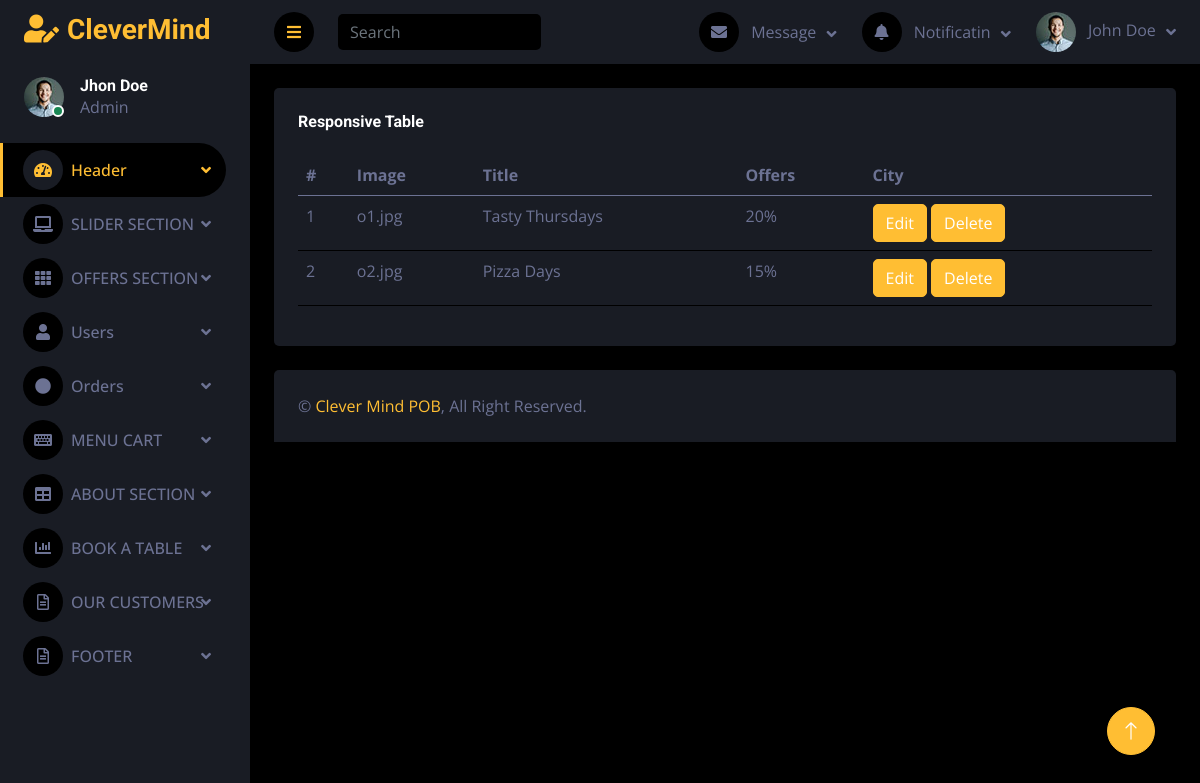
Page /darkpan-1.0.0/view_all_offer.php on the committed database.
### tables this page shows
CREATE TABLE `offers` (
  `id` int(100) NOT NULL,
  `image` varchar(250) NOT NULL,
  `title` varchar(250) NOT NULL,
  `offers` varchar(250) NOT NULL
);

### darkpan-1.0.0/view_all_offer.php (the view, shortened to what this page needs)
<?php
require_once("conn.php");
?>
<!DOCTYPE html>
<html lang="en">
<head>
    <link href="https://cdnjs.cloudflare.com/ajax/libs/font-awesome/5.10.0/css/all.min.css" rel="stylesheet">
    <link href="https://cdn.jsdelivr.net/npm/bootstrap-icons@1.4.1/font/bootstrap-icons.css" rel="stylesheet">
    <link href="lib/owlcarousel/assets/owl.carousel.min.css" rel="stylesheet">
    <link href="lib/tempusdominus/css/tempusdominus-bootstrap-4.min.css" rel="stylesheet" />
    <link href="css/bootstrap.min.css" rel="stylesheet">
    <link href="css/style.css" rel="stylesheet">
</head>
<body>
    <div class="container-fluid position-relative d-flex p-0">
        <div class="sidebar pe-4 pb-3">
            <nav class="navbar bg-secondary navbar-dark">
                <a href="index.html" class="navbar-brand mx-4 mb-3">
                    <h3 class="text-primary"><i class="fa fa-user-edit me-2"></i>CleverMind</h3>
                </a>
                <div class="d-flex align-items-center ms-4 mb-4">
                    <div class="position-relative">
                        <img class="rounded-circle" src="img/user.jpg" alt="" style="width: 40px; height: 40px;">
                        <div class="bg-success rounded-circle border border-2 border-white position-absolute end-0 bottom-0 p-1"></div>
                    </div>
                    <div class="ms-3">
                        <h6 class="mb-0">Jhon Doe</h6>
                        <span>Admin</span>
                    </div>
                </div>
                <div class="navbar-nav w-100">
                <div class="nav-item dropdown">
                    <a href="index.html" class="nav-link dropdown-toggle active" data-bs-toggle="dropdown"><i class="fa fa-tachometer-alt me-2"></i>Header</a>
                </div>
                <div class="nav-item dropdown">
                    <a href="#" class="nav-link dropdown-toggle" data-bs-toggle="dropdown"><i class="fa fa-laptop me-2"></i>SLIDER SECTION</a>
                </div>
                <div class="nav-item dropdown">
                    <a href="widget.html" class="nav-link dropdown-toggle " data-bs-toggle="dropdown"><i class="fa fa-th me-2"></i>OFFERS SECTION</a>
                </div>
                <div class="nav-item dropdown">
                    <a href="widget.html" class="nav-link dropdown-toggle " data-bs-toggle="dropdown"><i class="fa fa-user me-2"></i>Users</a>
                </div>
                <div class="nav-item dropdown">
                    <a href="widget.html" class="nav-link dropdown-toggle " data-bs-toggle="dropdown"><i class="fa fa-circle me-2"></i>Orders</a>
                </div>
                <div class="nav-item dropdown">
                    <a href="form.html" class="nav-link dropdown-toggle " data-bs-toggle="dropdown"><i class="fa fa-keyboard me-2"></i>MENU CART</a>
                </div>
                <div class="nav-item dropdown">
                    <a href="table.html" class="nav-link dropdown-toggle " data-bs-toggle="dropdown"><i class="fa fa-table me-2"></i>ABOUT SECTION</a>
                </div>
                <div class="nav-item dropdown">
                    <a href="chart.html" class="nav-link dropdown-toggle " data-bs-toggle="dropdown"><i class="fa fa-chart-bar me-2"></i>BOOK A TABLE</a>
                </div>
                <div class="nav-item dropdown">
                    <a href="#" class="nav-link dropdown-toggle" data-bs-toggle="dropdown"><i class="far fa-file-alt me-2"></i>OUR CUSTOMERS</a>
                </div>
                <div class="nav-item dropdown">
                    <a href="#" class="nav-link dropdown-toggle" data-bs-toggle="dropdown"><i class="far fa-file-alt me-2"></i>FOOTER</a>
                </div>
            </div>
            </nav>
        </div>
        <div class="content">
            <nav class="navbar navbar-expand bg-secondary navbar-dark sticky-top px-4 py-0">
                <a href="#" class="sidebar-toggler flex-shrink-0">
                    <i class="fa fa-bars"></i>
                </a>
                <form class="d-none d-md-flex ms-4">
                    <input class="form-control bg-dark border-0" type="search" placeholder="Search">
                </form>
                <div class="navbar-nav align-items-center ms-auto">
                    <div class="nav-item dropdown">
                        <a href="#" class="nav-link dropdown-toggle" data-bs-toggle="dropdown">
                            <i class="fa fa-envelope me-lg-2"></i>
                            <span class="d-none d-lg-inline-flex">Message</span>
                        </a>
                    </div>
                    <div class="nav-item dropdown">
                        <a href="#" class="nav-link dropdown-toggle" data-bs-toggle="dropdown">
                            <i class="fa fa-bell me-lg-2"></i>
                            <span class="d-none d-lg-inline-flex">Notificatin</span>
                        </a>
                    </div>
                    <div class="nav-item dropdown">
                        <a href="#" class="nav-link dropdown-toggle" data-bs-toggle="dropdown">
                            <img class="rounded-circle me-lg-2" src="img/user.jpg" alt="" style="width: 40px; height: 40px;">
                            <span class="d-none d-lg-inline-flex">John Doe</span>
                        </a>
                    </div>
                </div>
            </nav>
            <div class="container-fluid pt-4 px-4">
                <div class="row g-4">
                    <div class="col-12">
                        <div class="bg-secondary rounded h-100 p-4">
                            <h6 class="mb-4">Responsive Table</h6>
                            <div class="table-responsive">
                                <table class="table">
                                    <thead>
                                       <tr>
                                          <th>#</th>
                                          <th>Image</th>
                                          <th>Title</th>
                                          <th>Offers</th>
                                          <th>City</th>
                                       </tr>
                                    </thead>
                                    <tbody>
                                    <?php
                                       $sql = "SELECT * FROM  offers";
                                       $result = mysqli_query($conn, $sql);
                                       $countRow = mysqli_num_rows($result);
                                       if ($countRow > 0) {
                                          $i = 1;
                                          while ($row = mysqli_fetch_assoc($result)) {
                                             echo "
                                             <tr>
                                             <td>{$i}</td>
                                             <td>{$row['image']}</td>
                                             <td>{$row['title']}</td>
                                             <td>{$row['offers']}</td>
                                             <td>
                                             <a href='add_new_offer.php?edit={$row['id']}'>
                                             <button data-toggle='tooltip' title='Edit' class='btn btn-primary mr-2'>
                                             Edit
                                             </button>
                                             </a>
                                             <a href='view_all_offer.php?delete={$row['id']}'>
                                             <button data-toggle='tooltip' title='Trash' class='btn btn-primary mr-2'>
                                             Delete
                                             </button>
                                             </a>
                                             </td>
                                             </tr>
                                             ";
                                             $i++;
                                          }
                                       }
                                       ?>
                                    </tbody>
                                </table>
                            </div>
                        </div>
                    </div>
                </div>
            </div>
            <div class="container-fluid pt-4 px-4">
                <div class="bg-secondary rounded-top p-4">
                    <div class="row">
                        <div class="col-12 col-sm-6 text-center text-sm-start">
                            &copy; <a href="#">Clever Mind POB</a>, All Right Reserved.
                        </div>
                    </div>
                </div>
            </div>
        </div>
        <a href="#" class="btn btn-lg btn-primary btn-lg-square back-to-top"><i class="bi bi-arrow-up"></i></a>
    </div>
</body>
</html>

### darkpan-1.0.0/css/style.css (style rules this page uses)
:root { --primary: #ffbe33; --secondary: #191C24; --light: #6C7293; --dark: #000000; }
.back-to-top { position: fixed; display: none; right: 45px; bottom: 45px; z-index: 99; }
.btn { transition: .5s; }
.btn-lg-square { width: 48px; height: 48px; }
.btn-square, .btn-sm-square, .btn-lg-square { padding: 0; display: inline-flex; align-items: center; justify-content: center; font-weight: normal; border-radius: 50px; }
.sidebar { position: fixed; top: 0; left: 0; bottom: 0; width: 250px; height: 100vh; overflow-y: auto; background: var(--secondary); transition: 0.5s; z-index: 999; }
.content { margin-left: 250px; min-height: 100vh; background: var(--dark); transition: 0.5s; }
@media (min-width: 992px) { .sidebar { margin-left: 0; } }
@media (min-width: 992px) { .content { width: calc(100% - 250px); } }
.sidebar .navbar .navbar-nav .nav-link { padding: 7px 20px; color: var(--light); font-weight: 500; border-left: 3px solid var(--secondary); border-radius: 0 30px 30px 0; outline: none; }
.sidebar .navbar .navbar-nav .nav-link:hover, .sidebar .navbar .navbar-nav .nav-link.active { color: var(--primary); background: var(--dark); border-color: var(--primary); }
.sidebar .navbar .navbar-nav .nav-link i { width: 40px; height: 40px; display: inline-flex; align-items: center; justify-content: center; background: var(--dark); border-radius: 40px; }
.sidebar .navbar .navbar-nav .nav-link:hover i, .sidebar .navbar .navbar-nav .nav-link.active i { background: var(--secondary); }
.sidebar .navbar .dropdown-toggle::after { position: absolute; top: 15px; right: 15px; border: none; content: "\f107"; font-family: "Font Awesome 5 Free"; font-weight: 900; transition: .5s; }
.content .navbar .navbar-nav .nav-link { margin-left: 25px; padding: 12px 0; color: var(--light); outline: none; }
.content .navbar .sidebar-toggler, .content .navbar .navbar-nav .nav-link i { width: 40px; height: 40px; display: inline-flex; align-items: center; justify-content: center; background: var(--dark); border-radius: 40px; }
.content .navbar .dropdown-toggle::after { margin-left: 6px; vertical-align: middle; border: none; content: "\f107"; font-family: "Font Awesome 5 Free"; font-weight: 900; transition: .5s; }

### rows in the picture
offers: image "o1.jpg", title "Tasty Thursdays", offers "20%"
offers: image "o2.jpg", title "Pizza Days", offers "15%"
